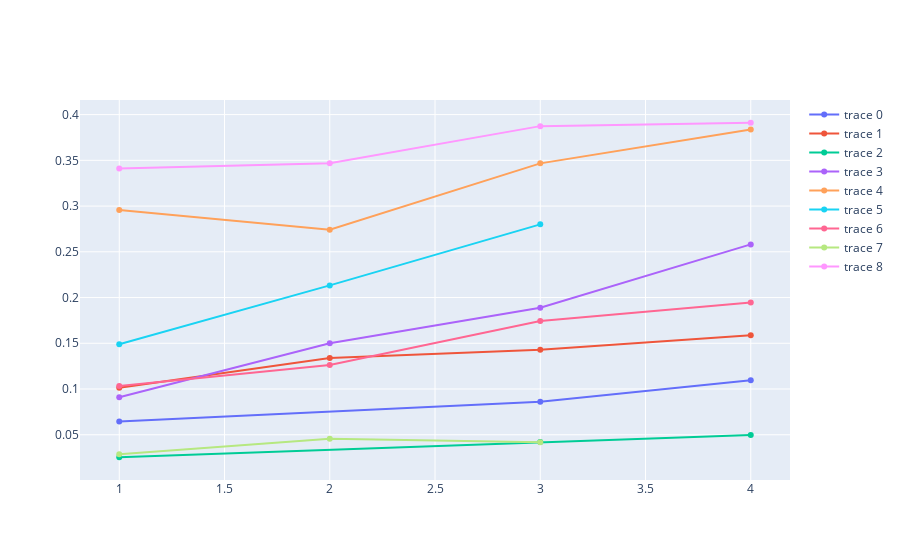

Notebook code for this chart:
### Markdown cell above
We can visualize the trajectories that have been selected for fitting

### Code cell
fig=go.Figure()
for i, points in enumerate(zip(x,data)):
    fig.add_trace(go.Scatter(x=points[0], y=points[1],mode='lines+markers', line=dict(color=colors[i])))
fig

### Figure 1 — Plotly figure (JSON) as saved in the notebook; plotly's stock layout.template omitted (floating-point values rounded to 4 significant figures)
{"data": [{"line": {"color": "#636EFA"}, "mode": "lines+markers", "type": "scatter", "x": [1, 3, 4], "y": [0.0646, 0.0862, 0.1097]}, {"line": {"color": "#EF553B"}, "mode": "lines+markers", "type": "scatter", "x": [1, 2, 3, 4], "y": [0.1015, 0.134, 0.143, 0.1588]}, {"line": {"color": "#00CC96"}, "mode": "lines+markers", "type": "scatter", "x": [1, 3, 4], "y": [0.0254, 0.0421, 0.0497]}, {"line": {"color": "#AB63FA"}, "mode": "lines+markers", "type": "scatter", "x": [1, 2, 3, 4], "y": [0.091, 0.15, 0.1888, 0.2581]}, {"line": {"color": "#FFA15A"}, "mode": "lines+markers", "type": "scatter", "x": [1, 2, 3, 4], "y": [0.2957, 0.2741, 0.3467, 0.3837]}, {"line": {"color": "#19D3F3"}, "mode": "lines+markers", "type": "scatter", "x": [1, 2, 3], "y": [0.149, 0.2133, 0.28]}, {"line": {"color": "#FF6692"}, "mode": "lines+markers", "type": "scatter", "x": [1, 2, 3, 4], "y": [0.1032, 0.1262, 0.1743, 0.1945]}, {"line": {"color": "#B6E880"}, "mode": "lines+markers", "type": "scatter", "x": [1, 2, 3], "y": [0.0287, 0.0456, 0.0418]}, {"line": {"color": "#FF97FF"}, "mode": "lines+markers", "type": "scatter", "x": [1, 2, 3, 4], "y": [0.3411, 0.3469, 0.3874, 0.3911]}], "layout": {}}
